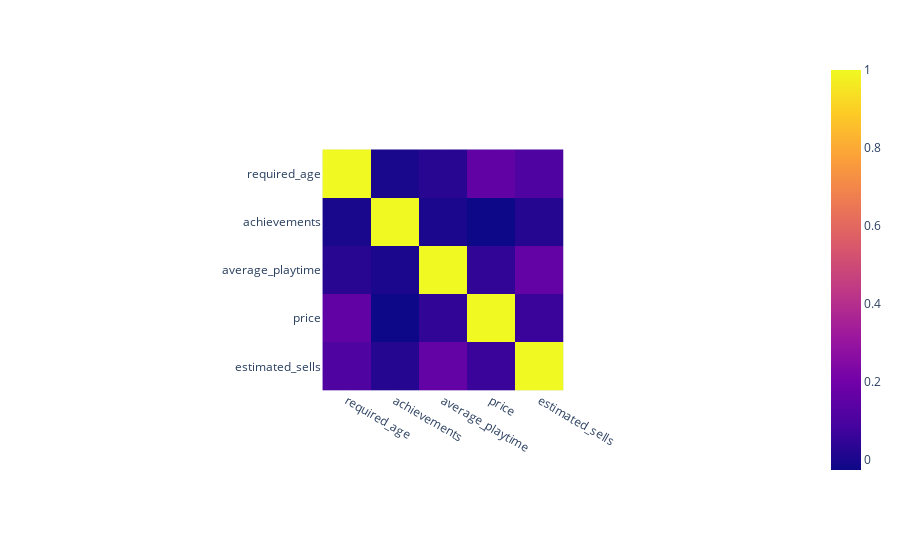

Notebook code for this chart:
### Code cell
# Hacemos un imshow de la correlación entre variables numéricas

px.imshow(df_train.drop(labels=['english'], axis=1).corr())

### Figure 1 — Plotly figure (JSON) as saved in the notebook; plotly's stock layout.template omitted (floating-point values rounded to 4 significant figures)
{"data": [{"coloraxis": "coloraxis", "hovertemplate": "x: %{x}<br>y: %{y}<br>color: %{z}<extra></extra>", "name": "0", "type": "heatmap", "x": ["required_age", "achievements", "average_playtime", "price", "estimated_sells"], "xaxis": "x", "y": ["required_age", "achievements", "average_playtime", "price", "estimated_sells"], "yaxis": "y", "z": [[1, -0.0015, 0.02669, 0.1579, 0.1108], [-0.0015, 1, 0.0008247, -0.02637, 0.02218], [0.02669, 0.0008247, 1, 0.04565, 0.1616], [0.1579, -0.02637, 0.04565, 1, 0.06293], [0.1108, 0.02218, 0.1616, 0.06293, 1]]}], "layout": {"autosize": true, "coloraxis": {"colorscale": [[0, "#0d0887"], [0.1111, "#46039f"], [0.2222, "#7201a8"], [0.3333, "#9c179e"], [0.4444, "#bd3786"], [0.5556, "#d8576b"], [0.6667, "#ed7953"], [0.7778, "#fb9f3a"], [0.8889, "#fdca26"], [1, "#f0f921"]]}, "margin": {"t": 60}, "xaxis": {"anchor": "y", "autorange": true, "constrain": "domain", "domain": [0.3338, 0.6662], "range": [-0.5, 4.5], "scaleanchor": "y", "type": "category"}, "yaxis": {"anchor": "x", "autorange": true, "constrain": "domain", "domain": [0, 1], "range": [4.5, -0.5], "type": "category"}}}
